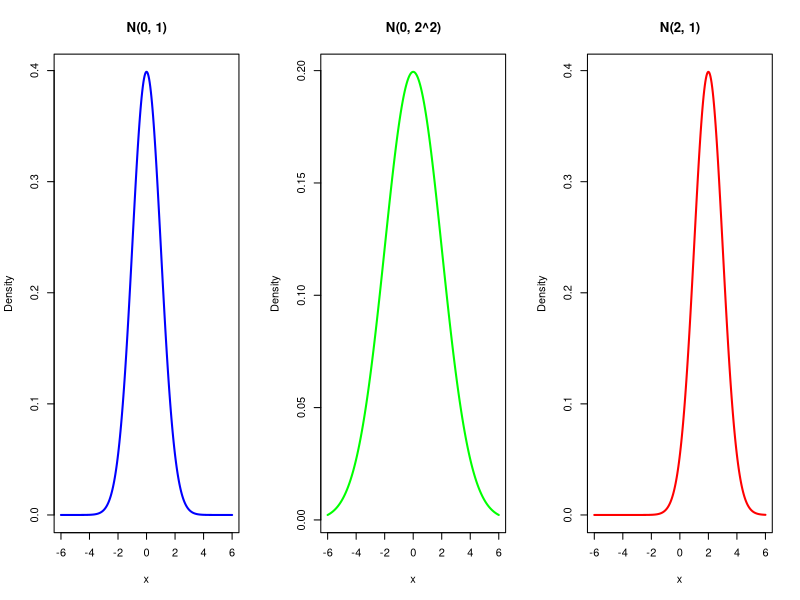

Write the R code that produced this figure.
# 1. Set the plotting layout to 1 row and 3 columns
par(mfrow = c(1, 3))

# Define a common x-axis range for the distributions
x <- seq(-6, 6, length.out = 300)

# 2. Plot 1: N(0, 1) -> Mean = 0, SD = 1
y1 <- dnorm(x, mean = 0, sd = 1)
plot(x, y1, type = "l", lwd = 2, col = "blue",
     main = "N(0, 1)", xlab = "x", ylab = "Density")

# 3. Plot 2: N(0, 2^2) -> Mean = 0, SD = 2 (variance = 4)
y2 <- dnorm(x, mean = 0, sd = 2)
plot(x, y2, type = "l", lwd = 2, col = "green",
     main = "N(0, 2^2)", xlab = "x", ylab = "Density")

# 4. Plot 3: N(2, 1) -> Mean = 2, SD = 1
y3 <- dnorm(x, mean = 2, sd = 1)
plot(x, y3, type = "l", lwd = 2, col = "red",
     main = "N(2, 1)", xlab = "x", ylab = "Density")

# 5. Reset the plotting layout back to normal (1x1)
par(mfrow = c(1, 1))
